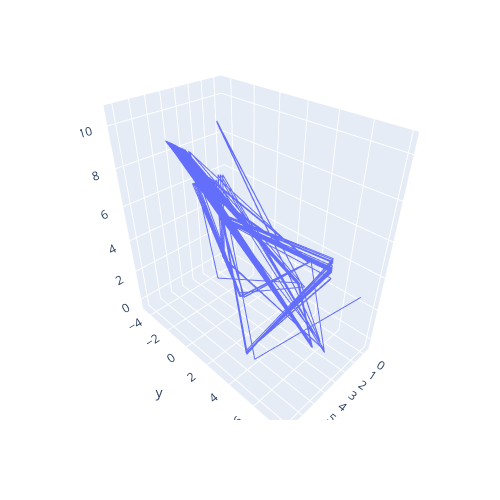

Notebook cell for this chart:
### Code cell
smoothed_x, smoothed_y, smoothed_z = full_detections_df[['smoothed_x', 'smoothed_y', 'smoothed_z']].values.reshape((3, len(full_detections_df)))
fig = px.line_3d(x=smoothed_x, y=smoothed_z, z=smoothed_y, width=500, height=500)
fig.show()

### Figure 1 — Plotly figure (JSON) as saved in the notebook; plotly's stock layout.template omitted (floating-point values rounded to 4 significant figures; data arrays with more than 128 entries replaced by an {"elided": "..."} marker saying what was removed)
{"data": [{"hovertemplate": "x=%{x}<br>y=%{y}<br>z=%{z}<extra></extra>", "legendgroup": "", "line": {"color": "#636efa", "dash": "solid"}, "marker": {"symbol": "circle"}, "mode": "lines", "name": "", "scene": "scene", "showlegend": false, "x": {"elided": "1135 float values"}, "y": {"elided": "1135 float values"}, "z": {"elided": "1135 float values"}, "type": "scatter3d"}], "layout": {"scene": {"domain": {"x": [0.0, 1.0], "y": [0.0, 1.0]}, "xaxis": {"title": {"text": "x"}}, "yaxis": {"title": {"text": "y"}}, "zaxis": {"title": {"text": "z"}}}, "legend": {"tracegroupgap": 0}, "margin": {"t": 60}, "height": 500, "width": 500}}
